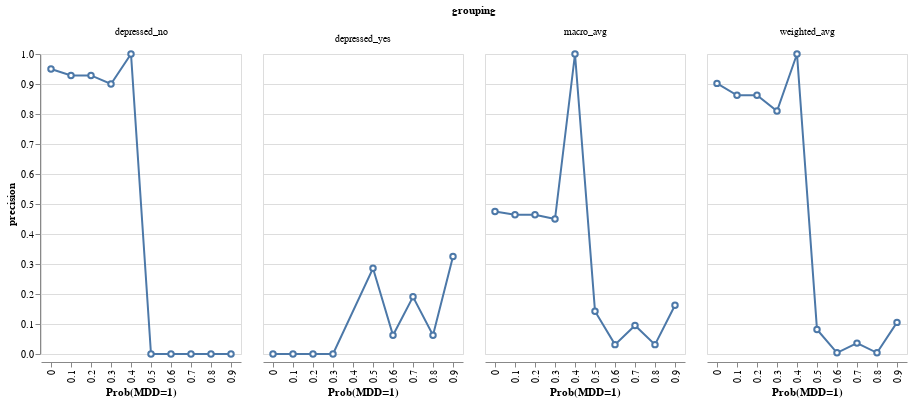

Notebook cell for this chart:
### Code cell
alt.Chart(results).mark_line(
       point={
         "filled": False,
         "fill": "white"
       }
).encode(
    x = alt.X('bin', title="Prob(MDD=1)"),
    y = alt.Y('precision', scale=alt.Scale(domain=[0, 1])),
).facet(
    facet=alt.Facet('grouping')
)

### Figure 1 — Vega-Lite specification as saved in the notebook (floating-point values rounded to 4 significant figures)
{"config": {"view": {"continuousWidth": 400, "continuousHeight": 300}}, "data": {"name": "data-75604c3b1aa75132aa9a88aad243e588"}, "facet": {"field": "grouping", "type": "nominal"}, "spec": {"mark": {"type": "line", "point": {"filled": false, "fill": "white"}}, "encoding": {"x": {"field": "bin", "title": "Prob(MDD=1)", "type": "nominal"}, "y": {"field": "precision", "scale": {"domain": [0, 1]}, "type": "quantitative"}}}, "$schema": "https://vega.github.io/schema/vega-lite/v4.17.0.json", "datasets": {"data-75604c3b1aa75132aa9a88aad243e588": [{"bin": "0", "grouping": "depressed_no", "recall": 1.0, "f1-score": 0.9742, "support": 1059.0, "accuracy": 0.9498, "precision": 0.9498}, {"bin": "0", "grouping": "depressed_yes", "recall": 0.0, "f1-score": 0.0, "support": 56.0, "accuracy": 0.9498, "precision": 0.0}, {"bin": "0", "grouping": "macro_avg", "recall": 0.5, "f1-score": 0.4871, "support": 1115.0, "accuracy": 0.9498, "precision": 0.4749}, {"bin": "0", "grouping": "weighted_avg", "recall": 0.9498, "f1-score": 0.9253, "support": 1115.0, "accuracy": 0.9498, "precision": 0.9021}, {"bin": "0.1", "grouping": "depressed_no", "recall": 1.0, "f1-score": 0.963, "support": 39.0, "accuracy": 0.9286, "precision": 0.9286}, {"bin": "0.1", "grouping": "depressed_yes", "recall": 0.0, "f1-score": 0.0, "support": 3.0, "accuracy": 0.9286, "precision": 0.0}, {"bin": "0.1", "grouping": "macro_avg", "recall": 0.5, "f1-score": 0.4815, "support": 42.0, "accuracy": 0.9286, "precision": 0.4643}, {"bin": "0.1", "grouping": "weighted_avg", "recall": 0.9286, "f1-score": 0.8942, "support": 42.0, "accuracy": 0.9286, "precision": 0.8622}, {"bin": "0.2", "grouping": "depressed_no", "recall": 1.0, "f1-score": 0.963, "support": 26.0, "accuracy": 0.9286, "precision": 0.9286}, {"bin": "0.2", "grouping": "depressed_yes", "recall": 0.0, "f1-score": 0.0, "support": 2.0, "accuracy": 0.9286, "precision": 0.0}, {"bin": "0.2", "grouping": "macro_avg", "recall": 0.5, "f1-score": 0.4815, "support": 28.0, "accuracy": 0.9286, "precision": 0.4643}, {"bin": "0.2", "grouping": "weighted_avg", "recall": 0.9286, "f1-score": 0.8942, "support": 28.0, "accuracy": 0.9286, "precision": 0.8622}, {"bin": "0.3", "grouping": "depressed_no", "recall": 1.0, "f1-score": 0.9474, "support": 9.0, "accuracy": 0.9, "precision": 0.9}, {"bin": "0.3", "grouping": "depressed_yes", "recall": 0.0, "f1-score": 0.0, "support": 1.0, "accuracy": 0.9, "precision": 0.0}, {"bin": "0.3", "grouping": "macro_avg", "recall": 0.5, "f1-score": 0.4737, "support": 10.0, "accuracy": 0.9, "precision": 0.45}, {"bin": "0.3", "grouping": "weighted_avg", "recall": 0.9, "f1-score": 0.8526, "support": 10.0, "accuracy": 0.9, "precision": 0.81}, {"bin": "0.4", "grouping": "depressed_no", "recall": 1.0, "f1-score": 1.0, "support": 9.0, "accuracy": 1.0, "precision": 1.0}, {"bin": "0.4", "grouping": "macro_avg", "recall": 1.0, "f1-score": 1.0, "support": 9.0, "accuracy": 1.0, "precision": 1.0}, {"bin": "0.4", "grouping": "weighted_avg", "recall": 1.0, "f1-score": 1.0, "support": 9.0, "accuracy": 1.0, "precision": 1.0}, {"bin": "0.5", "grouping": "depressed_no", "recall": 0.0, "f1-score": 0.0, "support": 10.0, "accuracy": 0.2857, "precision": 0.0}, {"bin": "0.5", "grouping": "depressed_yes", "recall": 1.0, "f1-score": 0.4444, "support": 4.0, "accuracy": 0.2857, "precision": 0.2857}, {"bin": "0.5", "grouping": "macro_avg", "recall": 0.5, "f1-score": 0.2222, "support": 14.0, "accuracy": 0.2857, "precision": 0.1429}, {"bin": "0.5", "grouping": "weighted_avg", "recall": 0.2857, "f1-score": 0.127, "support": 14.0, "accuracy": 0.2857, "precision": 0.08163}, {"bin": "0.6", "grouping": "depressed_no", "recall": 0.0, "f1-score": 0.0, "support": 15.0, "accuracy": 0.0625, "precision": 0.0}, {"bin": "0.6", "grouping": "depressed_yes", "recall": 1.0, "f1-score": 0.1176, "support": 1.0, "accuracy": 0.0625, "precision": 0.0625}, {"bin": "0.6", "grouping": "macro_avg", "recall": 0.5, "f1-score": 0.05882, "support": 16.0, "accuracy": 0.0625, "precision": 0.03125}, {"bin": "0.6", "grouping": "weighted_avg", "recall": 0.0625, "f1-score": 0.007353, "support": 16.0, "accuracy": 0.0625, "precision": 0.003906}, {"bin": "0.7", "grouping": "depressed_no", "recall": 0.0, "f1-score": 0.0, "support": 17.0, "accuracy": 0.1905, "precision": 0.0}, {"bin": "0.7", "grouping": "depressed_yes", "recall": 1.0, "f1-score": 0.32, "support": 4.0, "accuracy": 0.1905, "precision": 0.1905}, {"bin": "0.7", "grouping": "macro_avg", "recall": 0.5, "f1-score": 0.16, "support": 21.0, "accuracy": 0.1905, "precision": 0.09524}, {"bin": "0.7", "grouping": "weighted_avg", "recall": 0.1905, "f1-score": 0.06095, "support": 21.0, "accuracy": 0.1905, "precision": 0.03628}, {"bin": "0.8", "grouping": "depressed_no", "recall": 0.0, "f1-score": 0.0, "support": 15.0, "accuracy": 0.0625, "precision": 0.0}, {"bin": "0.8", "grouping": "depressed_yes", "recall": 1.0, "f1-score": 0.1176, "support": 1.0, "accuracy": 0.0625, "precision": 0.0625}, {"bin": "0.8", "grouping": "macro_avg", "recall": 0.5, "f1-score": 0.05882, "support": 16.0, "accuracy": 0.0625, "precision": 0.03125}, {"bin": "0.8", "grouping": "weighted_avg", "recall": 0.0625, "f1-score": 0.007353, "support": 16.0, "accuracy": 0.0625, "precision": 0.003906}, {"bin": "0.9", "grouping": "depressed_no", "recall": 0.0, "f1-score": 0.0, "support": 181.0, "accuracy": 0.3246, "precision": 0.0}, {"bin": "0.9", "grouping": "depressed_yes", "recall": 1.0, "f1-score": 0.4901, "support": 87.0, "accuracy": 0.3246, "precision": 0.3246}, {"bin": "0.9", "grouping": "macro_avg", "recall": 0.5, "f1-score": 0.2451, "support": 268.0, "accuracy": 0.3246, "precision": 0.1623}, {"bin": "0.9", "grouping": "weighted_avg", "recall": 0.3246, "f1-score": 0.1591, "support": 268.0, "accuracy": 0.3246, "precision": 0.1054}]}}
